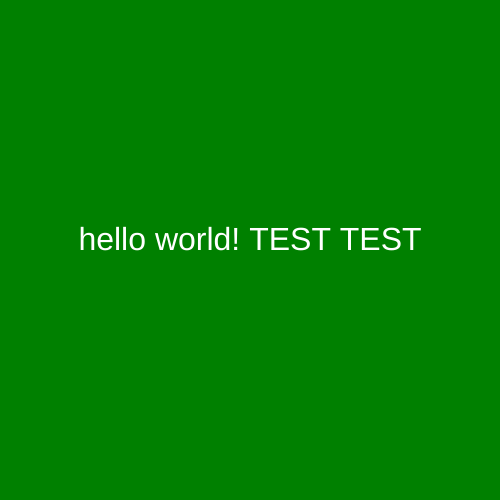
Frame 1 (no input)
Frame 60 (no input): identical to frame 1, image omitted
Frame 120 (the mouse pressed at the canvas centre since frame 60): identical to frame 1, image omitted

The p5.js sketch that drew this single still picture (run headless with seeded random() and noise() and a simulated clock; from frame 60 on, the mouse is pressed at the canvas centre):

// p5.js sketch
// ── sketch.js
function setup() {
  createCanvas(500, 500);
  textAlign(CENTER) ;
}

function draw() {
  background('green') ;
  fill('white') ;
  textSize(32) ;
  text("hello world! TEST TEST", 250, 250) ;
}
